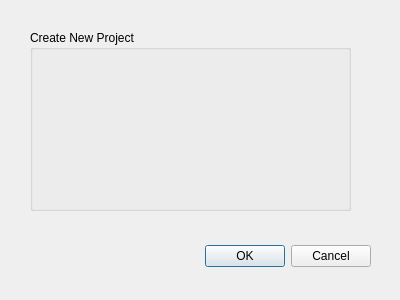
<?xml version="1.0" encoding="UTF-8"?>
<ui version="4.0">
 <class>DlgNewProject</class>
 <widget class="QDialog" name="DlgNewProject">
  <property name="geometry">
   <rect>
    <x>0</x>
    <y>0</y>
    <width>400</width>
    <height>300</height>
   </rect>
  </property>
  <property name="windowTitle">
   <string>Create New Project</string>
  </property>
  <widget class="QDialogButtonBox" name="buttonBox">
   <property name="geometry">
    <rect>
     <x>30</x>
     <y>240</y>
     <width>341</width>
     <height>32</height>
    </rect>
   </property>
   <property name="orientation">
    <enum>Qt::Horizontal</enum>
   </property>
   <property name="standardButtons">
    <set>QDialogButtonBox::Cancel|QDialogButtonBox::Ok</set>
   </property>
  </widget>
  <widget class="QGroupBox" name="groupBox">
   <property name="geometry">
    <rect>
     <x>30</x>
     <y>30</y>
     <width>321</width>
     <height>181</height>
    </rect>
   </property>
   <property name="title">
    <string>Create New Project</string>
   </property>
  </widget>
 </widget>
 <resources/>
 <connections>
  <connection>
   <sender>buttonBox</sender>
   <signal>accepted()</signal>
   <receiver>DlgNewProject</receiver>
   <slot>accept()</slot>
   <hints>
    <hint type="sourcelabel">
     <x>248</x>
     <y>254</y>
    </hint>
    <hint type="destinationlabel">
     <x>157</x>
     <y>274</y>
    </hint>
   </hints>
  </connection>
  <connection>
   <sender>buttonBox</sender>
   <signal>rejected()</signal>
   <receiver>DlgNewProject</receiver>
   <slot>reject()</slot>
   <hints>
    <hint type="sourcelabel">
     <x>316</x>
     <y>260</y>
    </hint>
    <hint type="destinationlabel">
     <x>286</x>
     <y>274</y>
    </hint>
   </hints>
  </connection>
 </connections>
</ui>
